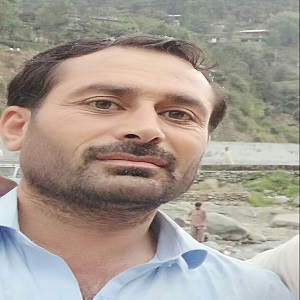
#> input picture resources/inampic.jpg, 300 x 300 px, found by its file name
$ jupyter execute Ch_5.ipynb
#> lines starting #> are read from the running program, lines starting #| are printed output that depends on the picture; after the words box and inside, x2 and y2 are one past the last pixel; in counts of white or black regions, pixels touching at a corner belong together
## Saving and writing images

[cell 1]
# Image saving and writing
import cv2 as cv
from cv2 import cvtColor
from cv2 import imshow
from cv2 import imwrite
img = cv.imread('resources/inampic.jpg')
#> img is the input picture: shape (300, 300, 3); mean B, G, R 145.6, 155.2, 165.2
grayimg = cv.cvtColor(img, cv.COLOR_BGR2GRAY)
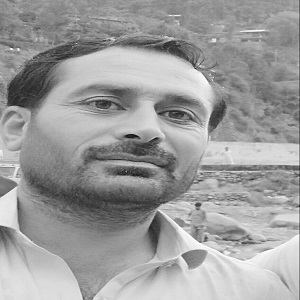
#> grayimg: shape (300, 300); min 15, max 255, mean 157.1
(thresh, b_w) = cv.threshold(grayimg, 127, 255, cv.THRESH_BINARY)
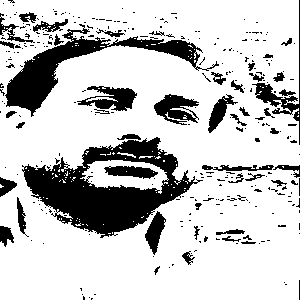
#> b_w: shape (300, 300); 78.4% white; 308 black regions (260 under 20 px), largest, box (x1, y1, x2, y2) and area: (22, 137, 203, 238) 7706, (5, 24, 219, 117) 3970, (77, 86, 137, 111) 802
imwrite('resources/Image_gray.jpg', grayimg)
imwrite('resources/black and white image.jpg', b_w)
#> Out = True
